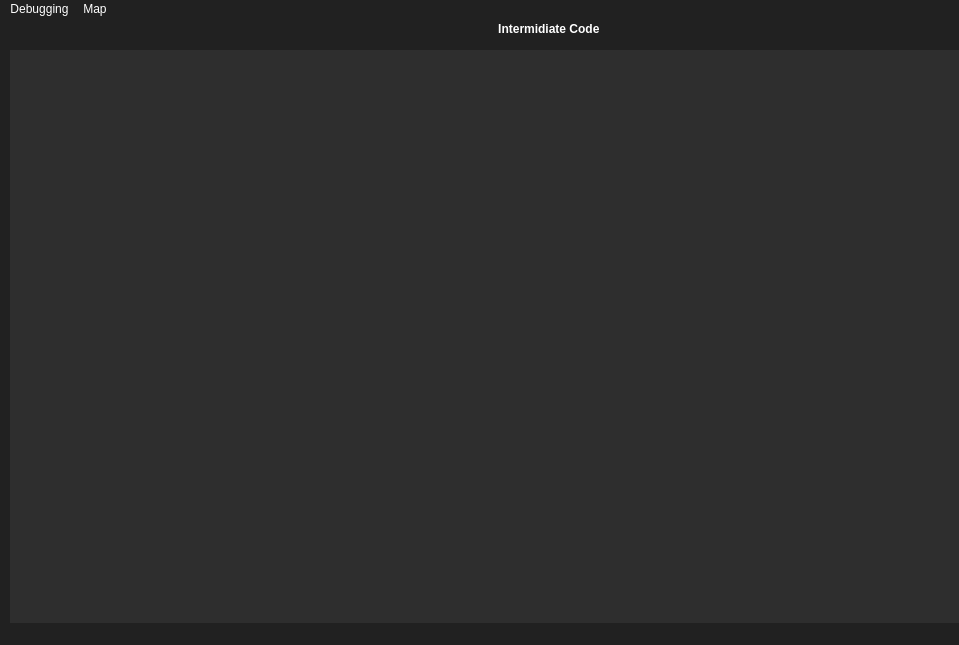
<?xml version="1.0" encoding="UTF-8"?>
<ui version="4.0">
 <class>MainWindow</class>
 <widget class="QMainWindow" name="MainWindow">
  <property name="geometry">
   <rect>
    <x>0</x>
    <y>0</y>
    <width>959</width>
    <height>645</height>
   </rect>
  </property>
  <property name="windowTitle">
   <string>MainWindow</string>
  </property>
  <property name="styleSheet">
   <string notr="true">QWidget{
background-color:rgb(33,33,33);
color:#FFFFFF;
}
QTextEdit{
background-color:rgb(46,46,46);
border:0;
}
QMenuBar::item:selected{
color:#000000;
}</string>
  </property>
  <widget class="QWidget" name="centralwidget">
   <widget class="QLabel" name="label">
    <property name="geometry">
     <rect>
      <x>480</x>
      <y>0</y>
      <width>131</width>
      <height>20</height>
     </rect>
    </property>
    <property name="font">
     <font>
      <bold>true</bold>
     </font>
    </property>
    <property name="layoutDirection">
     <enum>Qt::LeftToRight</enum>
    </property>
    <property name="text">
     <string>  Intermidiate Code</string>
    </property>
    <property name="scaledContents">
     <bool>false</bool>
    </property>
    <property name="alignment">
     <set>Qt::AlignCenter</set>
    </property>
   </widget>
   <widget class="QTextEdit" name="textEdit">
    <property name="enabled">
     <bool>true</bool>
    </property>
    <property name="geometry">
     <rect>
      <x>40</x>
      <y>31</y>
      <width>1041</width>
      <height>671</height>
     </rect>
    </property>
    <property name="font">
     <font>
      <family>Arial</family>
      <pointsize>12</pointsize>
     </font>
    </property>
   </widget>
   <widget class="QTextBrowser" name="textBrowser">
    <property name="geometry">
     <rect>
      <x>10</x>
      <y>31</y>
      <width>31</width>
      <height>671</height>
     </rect>
    </property>
    <property name="font">
     <font>
      <family>Arial</family>
      <pointsize>12</pointsize>
     </font>
    </property>
   </widget>
   <widget class="QPushButton" name="pushButton">
    <property name="geometry">
     <rect>
      <x>10</x>
      <y>710</y>
      <width>75</width>
      <height>24</height>
     </rect>
    </property>
    <property name="styleSheet">
     <string notr="true">background-color: rgb(255, 255, 255);
color: rgb(0, 0, 0);</string>
    </property>
    <property name="text">
     <string>Run</string>
    </property>
   </widget>
  </widget>
  <widget class="QMenuBar" name="menubar">
   <property name="geometry">
    <rect>
     <x>0</x>
     <y>0</y>
     <width>959</width>
     <height>22</height>
    </rect>
   </property>
   <widget class="QMenu" name="menuDebugging">
    <property name="title">
     <string>Debugging</string>
    </property>
    <addaction name="actionStart"/>
   </widget>
   <widget class="QMenu" name="menuMap">
    <property name="title">
     <string>Map</string>
    </property>
    <addaction name="actionSource_Code_Mapping"/>
   </widget>
   <addaction name="menuDebugging"/>
   <addaction name="menuMap"/>
  </widget>
  <widget class="QStatusBar" name="statusbar"/>
  <action name="actionStart">
   <property name="text">
    <string>Start</string>
   </property>
  </action>
  <action name="actionStop">
   <property name="text">
    <string>Stop</string>
   </property>
  </action>
  <action name="actionControl_Flow_Graph">
   <property name="text">
    <string>Control Flow Graph</string>
   </property>
  </action>
  <action name="actionSource_Code_Mapping">
   <property name="text">
    <string>Source Code Mapping</string>
   </property>
  </action>
 </widget>
 <resources/>
 <connections/>
</ui>
